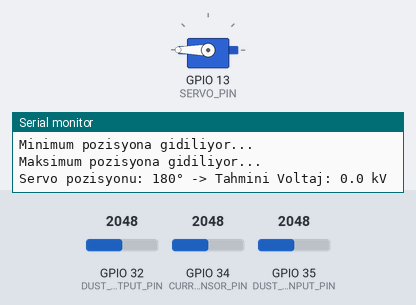
Simulated run of this sketch. Board: ESP32. Shown: servo, the last lines printed to the serial monitor. Inputs (shaded band) come from the test bench; at power-on: GPIO 34 (CURRENT_SENSOR_PIN) = 2048, GPIO 32 (DUST_SENSOR_OUTPUT_PIN) = 2048, GPIO 35 (DUST_SENSOR_INPUT_PIN) = 2048.

Above: at 3.1 s.
At 7.39 s:
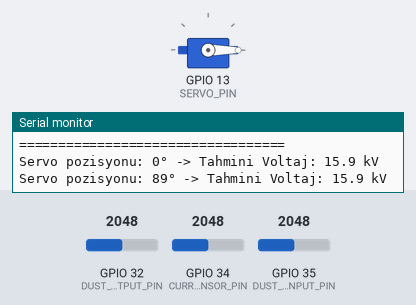
7.4 s: GPIO 34 (CURRENT_SENSOR_PIN) set to 2866
10.4 s: GPIO 34 (CURRENT_SENSOR_PIN) set to 3603
At 17.2 s:
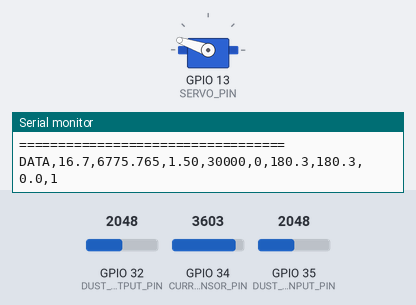
Timing chart, 0 to 18.7 s (numbered marks = the images above; inputs shaded):
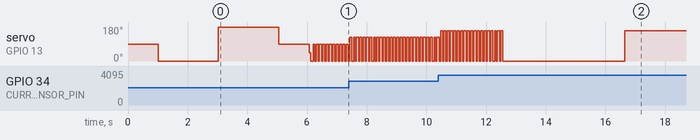

The sketch:

esp32_espfilter_1.ino
```cpp
// Pin Tanımlamaları
#define SERVO_PIN 13
#define CURRENT_SENSOR_PIN 34        // Korona akımı ölçümü
#define DUST_SENSOR_INPUT_PIN 35     // Filtre girişi
#define DUST_SENSOR_OUTPUT_PIN 32    // Filtre çıkışı
#define VOLTAGE_FEEDBACK_PIN 33      // Çıkış voltajı izleme (opsiyonel)
#define LED_BUILTIN 2
// Servo ayarları
#define SERVO_MIN_PULSE 500
#define SERVO_MAX_PULSE 2500
#define SERVO_MIN_ANGLE 0
#define SERVO_MAX_ANGLE 180

// PID Parametreleri (Korona akımı kontrolü için)
#define TARGET_CURRENT_MIN 0.1       // Minimum korona akımı (mA)
#define TARGET_CURRENT_MAX 5.0       // Maksimum korona akımı (mA)
#define DEFAULT_TARGET_CURRENT 1.5   // Başlangıç hedef akımı (mA)

// Korona voltaj aralığı (tahmini)
#define CORONA_VOLTAGE_MIN 5000      // Minimum çalışma voltajı (V)
#define CORONA_VOLTAGE_MAX 30000     // Maksimum çalışma voltajı (V)

// Güvenlik limitleri
#define MAX_SAFE_CURRENT 4.5         // Maksimum güvenli akım (mA)
#define OVERCURRENT_TIMEOUT 5000     // Aşırı akım süresi (ms)
#include <Wire.h>
#include <ESP32Servo.h>
#include <PID_v1.h>

// Servo nesnesi
Servo voltageControlServo;

// PID Kontrol Değişkenleri (AKIM bazlı)
double pidSetpoint, pidInput, pidOutput;

// PID parametreleri - Korona akım kontrolü için optimize
// DİKKAT: Bu değerler deneme-yanılma ile ayarlanmalı
double Kp = 2.0;    // Oransal kazanç
double Ki = 0.5;    // İntegral kazanç
double Kd = 0.1;    // Türev kazanç

// PID kontrolcü
PID coronaPID(&pidInput, &pidOutput, &pidSetpoint, Kp, Ki, Kd, DIRECT);

// Sistem değişkenleri
float coronaCurrent = 0;            // Korona akımı (mA)
float targetCoronaCurrent = DEFAULT_TARGET_CURRENT;
float dustInputConcentration = 0;   // Giriş toz konsantrasyonu
float dustOutputConcentration = 0;  // Çıkış toz konsantrasyonu
float filterEfficiency = 0;         // Filtre verimliliği (%)
int servoAngle = 90;                // Mevcut servo açısı
float estimatedVoltage = 0;         // Tahmini çıkış voltajı

// Kalibrasyon değerleri
const float CURRENT_SENSOR_SENSITIVITY = 0.185; // ACS712 için (V/A)
const float CURRENT_SENSOR_OFFSET = 1.65;       // 2.5V = 0A

// Güvenlik değişkenleri
bool safetyLock = false;
unsigned long overcurrentStartTime = 0;
float readDustSensor(int pin) {
    // GP2Y1010AU0F toz sensörü için okuma fonksiyonu

    // LED'i aç
    pinMode(pin, OUTPUT);
    digitalWrite(pin, LOW);
    delayMicroseconds(280);

    // Analog okuma
    int sensorValue = analogRead(pin);

    // LED'i kapat
    delayMicroseconds(40);
    digitalWrite(pin, HIGH);
    delayMicroseconds(9680);

    // Gerilimi hesapla (ESP32 ADC referansı 3.3V)
    float voltage = sensorValue * (3.3 / 4095.0);

    // Toz yoğunluğu hesaplama (μg/m³)
    // GP2Y1010AU0F için formül: dust = 0.17 * voltage - 0.1
    float dustDensity = (0.17 * voltage - 0.1) * 1000;

    // Negatif değerleri sıfırla
    if (dustDensity < 0) {
        dustDensity = 0;
    }

    return dustDensity;
}
float readCoronaCurrent() {
    // Hassas akım ölçümü için ortalama alma
    const int NUM_SAMPLES = 50;
    long sum = 0;

    for (int i = 0; i < NUM_SAMPLES; i++) {
        sum += analogRead(CURRENT_SENSOR_PIN);
        delayMicroseconds(100);  // Örnekleme aralığı
    }

    float averageADC = sum / (float)NUM_SAMPLES;

    // ADC'yi volta çevir (ESP32: 0-3.3V, 0-4095)
    float voltage = (averageADC / 4095.0) * 3.3;

    // Akım hesaplama (ACS712 5A)
    // 2.5V = 0A, 0.185V/A sensitivite
    float currentAmps = (voltage - CURRENT_SENSOR_OFFSET) / CURRENT_SENSOR_SENSITIVITY;

    // mA'ye çevir ve pozitif yap
    float currentmA = abs(currentAmps * 1000.0);

    // Düşük seviye gürültü filtresi
    if (currentmA < 0.05) {
        currentmA = 0.0;
    }

    return currentmA;
}
float estimateCoronaVoltage() {
    // Korona akımına göre voltaj tahmini
    // Bu formül sisteminize göre kalibre edilmelidir

    if (coronaCurrent < 0.1) {
        return 0;  // Korona başlamadı
    }

    // Lineer yaklaşım (gerçek değerler kalibrasyonla belirlenmeli)
    // Korona voltajı ≈ sabit + (akım × empedans)
    const float BASE_VOLTAGE = 5000.0;    // Korona başlangıç voltajı
    const float IMPEDANCE_FACTOR = 5000.0; // Sistem empedansı

    float estimatedV = BASE_VOLTAGE + (coronaCurrent * IMPEDANCE_FACTOR);

    // Maksimum voltaj sınırı
    if (estimatedV > CORONA_VOLTAGE_MAX) {
        estimatedV = CORONA_VOLTAGE_MAX;
    }

    return estimatedV;
}
void setupPIDController() {
    // PID parametrelerini ayarla
    pidInput = readCoronaCurrent();
    pidSetpoint = targetCoronaCurrent;

    // PID sınırlarını belirle
    coronaPID.SetOutputLimits(SERVO_MIN_ANGLE, SERVO_MAX_ANGLE);
    coronaPID.SetSampleTime(100);  // 100ms örnekleme
    coronaPID.SetMode(AUTOMATIC);

    // PID penceresi modu (opsiyonel, daha stabil kontrol için)
    coronaPID.SetControllerDirection(DIRECT);

    Serial.println("PID Kontrolcü başlatıldı");
    Serial.print("Hedef Korona Akımı: ");
    Serial.print(pidSetpoint, 2);
    Serial.println(" mA");
}

void updatePIDControl() {
    // Gerçek zamanlı akım ölçümü
    coronaCurrent = readCoronaCurrent();
    pidInput = coronaCurrent;

    // PID hesaplaması
    coronaPID.Compute();

    // Servo pozisyonunu güncelle
    servoAngle = (int)pidOutput;
    setServoPosition(servoAngle);

    // Voltaj tahmini
    estimatedVoltage = estimateCoronaVoltage();

    // Güvenlik kontrolleri
    performSafetyChecks();

    // Verimlilik hesaplama
    calculateFilterEfficiency();
}
void setServoPosition(int angle) {
    // Açı sınırlarını kontrol et
    angle = constrain(angle, SERVO_MIN_ANGLE, SERVO_MAX_ANGLE);

    // Servo pozisyonunu ayarla
    voltageControlServo.write(angle);

    // Pozisyon değişikliği için bekle (servo hızına bağlı)
    delay(20);

    // Debug bilgisi
    static int lastAngle = -1;
    if (abs(angle - lastAngle) > 2) {  // 2 dereceden fazla değişimde
        Serial.print("Servo pozisyonu: ");
        Serial.print(angle);
        Serial.print("° -> Tahmini Voltaj: ");
        Serial.print(estimatedVoltage / 1000.0, 1);
        Serial.println(" kV");
        lastAngle = angle;
    }
}

void calibrateServoRange() {
    Serial.println("Servo kalibrasyonu başlıyor...");

    // Minimum pozisyon
    Serial.println("Minimum pozisyona gidiliyor...");
    setServoPosition(SERVO_MIN_ANGLE);
    delay(2000);

    // Maksimum pozisyon
    Serial.println("Maksimum pozisyona gidiliyor...");
    setServoPosition(SERVO_MAX_ANGLE);
    delay(2000);

    // Orta nokta
    Serial.println("Orta pozisyona gidiliyor...");
    setServoPosition((SERVO_MIN_ANGLE + SERVO_MAX_ANGLE) / 2);
    delay(1000);

    Serial.println("Servo kalibrasyonu tamamlandı.");
}
void readDustSensors() {
    // Giriş toz sensörü
    dustInputConcentration = readDustSensor(DUST_SENSOR_INPUT_PIN);

    // Çıkış toz sensörü
    dustOutputConcentration = readDustSensor(DUST_SENSOR_OUTPUT_PIN);

    // Kısa süreli filtreleme (ani değişimleri yumuşat)
    static float filteredInput = 0;
    static float filteredOutput = 0;
    const float FILTER_FACTOR = 0.1;

    filteredInput = (FILTER_FACTOR * dustInputConcentration) +
                   ((1 - FILTER_FACTOR) * filteredInput);
    filteredOutput = (FILTER_FACTOR * dustOutputConcentration) +
                    ((1 - FILTER_FACTOR) * filteredOutput);

    dustInputConcentration = filteredInput;
    dustOutputConcentration = filteredOutput;
}

float calculateFilterEfficiency() {
    readDustSensors();

    // Verimlilik hesaplama
    if (dustInputConcentration <= 0) {
        filterEfficiency = 100.0;  // Girişte toz yok
    } else {
        filterEfficiency = 100.0 * (1.0 - (dustOutputConcentration / dustInputConcentration));

        // Sınırları koru
        filterEfficiency = constrain(filterEfficiency, 0.0, 100.0);
    }

    return filterEfficiency;
}

void adjustTargetCurrentBasedOnEfficiency() {
    // Verimliliğe göre hedef akımı otomatik ayarla
    static unsigned long lastAdjustment = 0;

    if (millis() - lastAdjustment > 30000) {  // Her 30 saniyede bir
        lastAdjustment = millis();

        if (filterEfficiency < 70.0 && targetCoronaCurrent < TARGET_CURRENT_MAX) {
            // Verimlilik düşük, akımı artır
            targetCoronaCurrent = min(targetCoronaCurrent * 1.2, TARGET_CURRENT_MAX);
            pidSetpoint = targetCoronaCurrent;
            Serial.println("Verimlilik düşük -> Akım artırıldı");
        }
        else if (filterEfficiency > 95.0 && targetCoronaCurrent > TARGET_CURRENT_MIN * 1.5) {
            // Verimlilik çok yüksek, akımı azalt (enerji tasarrufu)
            targetCoronaCurrent = max(targetCoronaCurrent * 0.8, TARGET_CURRENT_MIN);
            pidSetpoint = targetCoronaCurrent;
            Serial.println("Yüksek verimlilik -> Akım azaltıldı (tasarruf)");
        }
    }
}
void performSafetyChecks() {
    // Aşırı akım kontrolü
    if (coronaCurrent > MAX_SAFE_CURRENT) {
        if (overcurrentStartTime == 0) {
            overcurrentStartTime = millis();
            Serial.println("UYARI: Aşırı akım tespit edildi!");
        }

        // Aşırı akım süresi kontrolü
        if (millis() - overcurrentStartTime > OVERCURRENT_TIMEOUT) {
            emergencyShutdown("Uzun süreli aşırı akım!");
        }
    } else {
        overcurrentStartTime = 0;  // Sıfırla
    }

    // Ark (spark) tespiti (hızlı akım artışı)
    static float lastCurrent = 0;
    float currentRiseRate = abs(coronaCurrent - lastCurrent);

    if (currentRiseRate > 2.0) {  // 2mA/100ms'den fazla artış
        Serial.println("UYARI: Hızlı akım artışı! Olası ark tespiti.");
        // Servoyu geri çek (voltajı düşür)
        setServoPosition(servoAngle - 20);
    }
    lastCurrent = coronaCurrent;

    // Voltaj sınırı kontrolü
    if (estimatedVoltage > CORONA_VOLTAGE_MAX) {
        emergencyShutdown("Aşırı voltaj tespit edildi!");
    }
}

void emergencyShutdown(String reason) {
    Serial.println("ACİL DURUM: " + reason);
    Serial.println("Sistem kapatılıyor...");

    // Servoyu minimum pozisyona getir (voltajı sıfırla)
    setServoPosition(SERVO_MIN_ANGLE);

    // PID'yi durdur
    coronaPID.SetMode(MANUAL);

    // Güvenlik kilidi
    safetyLock = true;

    // Alarm ver (LED veya buzzer)
    for (int i = 0; i < 10; i++) {
        digitalWrite(LED_BUILTIN, HIGH);
        delay(200);
        digitalWrite(LED_BUILTIN, LOW);
        delay(200);
    }

    Serial.println("Lütfen sistemi kontrol edin ve yeniden başlatın.");
}
void setupManualControl() {
    // Potansiyometre veya butonlarla manuel kontrol
    // Bu fonksiyon setup() içinde çağrılır
    pinMode(34, INPUT);  // Potansiyometre için
}

void checkManualOverride() {
    // Manuel kontrol modu için
    int potValue = analogRead(34);

    if (potValue < 100) {
        // Otomatik mod
        coronaPID.SetMode(AUTOMATIC);
        Serial.println("Otomatik mod aktif");
    }
    else if (potValue > 4000) {
        // Manuel mod - sabit voltaj
        coronaPID.SetMode(MANUAL);
        setServoPosition(120);  // Sabit pozisyon
        Serial.println("Manuel mod aktif - Sabit voltaj");
    }
    else {
        // Manuel mod - pot ile kontrol
        coronaPID.SetMode(MANUAL);
        int manualAngle = map(potValue, 100, 4000, SERVO_MIN_ANGLE, SERVO_MAX_ANGLE);
        setServoPosition(manualAngle);

        static int lastManualAngle = -1;
        if (manualAngle != lastManualAngle) {
            Serial.print("Manuel kontrol: ");
            Serial.print(manualAngle);
            Serial.println("°");
            lastManualAngle = manualAngle;
        }
    }
}
void displaySystemStatus() {
    static unsigned long lastDisplay = 0;

    if (millis() - lastDisplay > 1000) {  // Her 1 saniyede
        lastDisplay = millis();

        Serial.println("\n=== KORONA FİLTRE SİSTEM DURUMU ===");
        Serial.print("Korona Akımı: ");
        Serial.print(coronaCurrent, 2);
        Serial.print(" mA / Hedef: ");
        Serial.print(targetCoronaCurrent, 2);
        Serial.println(" mA");

        Serial.print("Tahmini Voltaj: ");
        Serial.print(estimatedVoltage / 1000.0, 1);
        Serial.println(" kV");

        Serial.print("Servo Pozisyonu: ");
        Serial.print(servoAngle);
        Serial.println("°");

        Serial.print("Filtre Verimliliği: ");
        Serial.print(filterEfficiency, 1);
        Serial.println(" %");

        Serial.print("Giriş Tozu: ");
        Serial.print(dustInputConcentration, 0);
        Serial.print(" μg/m³ | Çıkış Tozu: ");
        Serial.print(dustOutputConcentration, 0);
        Serial.println(" μg/m³");

        Serial.print("PID Çıkış: ");
        Serial.println(pidOutput, 1);

        if (safetyLock) {
            Serial.println("!!! GÜVENLİK KİLİDİ AKTİF !!!");
        }

        Serial.println("==================================\n");
    }
}

void logSystemData() {
    // SD kart veya seri porta veri kaydı
    static unsigned long lastLog = 0;

    if (millis() - lastLog > 5000) {  // Her 5 saniyede
        lastLog = millis();

        // CSV formatında kayıt
        Serial.print("DATA,");
        Serial.print(millis() / 1000.0, 1);
        Serial.print(",");
        Serial.print(coronaCurrent, 3);
        Serial.print(",");
        Serial.print(targetCoronaCurrent, 2);
        Serial.print(",");
        Serial.print(estimatedVoltage, 0);
        Serial.print(",");
        Serial.print(servoAngle);
        Serial.print(",");
        Serial.print(dustInputConcentration, 1);
        Serial.print(",");
        Serial.print(dustOutputConcentration, 1);
        Serial.print(",");
        Serial.print(filterEfficiency, 1);
        Serial.print(",");
        Serial.println(safetyLock ? "1" : "0");
    }
}
void setup() {
    Serial.begin(115200);
    delay(1000);

    Serial.println("KORONA DEŞARJLI HAVA FİLTRESİ SİSTEMİ");
    Serial.println("=====================================");

    // Servo motoru başlat
    voltageControlServo.attach(SERVO_PIN, SERVO_MIN_PULSE, SERVO_MAX_PULSE);

    // Kalibrasyon
    calibrateServoRange();

    // PID kontrolcüyü başlat
    setupPIDController();

    // Manuel kontrol için
    setupManualControl();

    // Başlangıç pozisyonu (güvenli başlangıç)
    setServoPosition(45);  // Düşük voltajda başla

    Serial.println("\nSistem başlatıldı. Korona akımı kontrolü aktif.");
    Serial.println("DİKKAT: Yüksek voltaj tehlikesi! Güvenlik önlemlerini alın.");
}
void loop() {
    static unsigned long lastPIDUpdate = 0;
    static unsigned long lastEfficiencyUpdate = 0;

    // PID güncelleme (100ms'de bir)
    if (millis() - lastPIDUpdate >= 100 && !safetyLock) {
        lastPIDUpdate = millis();
        updatePIDControl();
    }

    // Verimlilik hesaplama (2 saniyede bir)
    if (millis() - lastEfficiencyUpdate >= 2000) {
        lastEfficiencyUpdate = millis();
        calculateFilterEfficiency();

        // Verimliliğe göre otomatik ayar (opsiyonel)
        adjustTargetCurrentBasedOnEfficiency();
    }

    // Manuel kontrol kontrolü
    checkManualOverride();

    // Sistem durumunu göster
    displaySystemStatus();

    // Veri kaydı
    logSystemData();

    // Güvenlik kilidi kontrolü
    if (safetyLock) {
        // Kilidi sadece yeniden başlatma ile kaldır
        delay(1000);
    }
}
void runCalibration() {
    Serial.println("\n=== SİSTEM KALİBRASYONU ===");

    // 1. Servo kalibrasyonu
    calibrateServoRange();

    // 2. Akım sensörü kalibrasyonu
    Serial.println("Akım sensörü kalibrasyonu...");
    Serial.println("Lütfen yük bağlı değilken bekleyin (3 sn)...");
    delay(3000);

    float zeroCurrent = readCoronaCurrent();
    Serial.print("Sıfır akım okuması: ");
    Serial.print(zeroCurrent, 3);
    Serial.println(" mA");

    // 3. Voltaj-akım karakteristiği çıkarma
    Serial.println("\nVoltaj-akım karakteristiği çıkarılıyor...");
    Serial.println("DİKKAT: Bu işlem yüksek voltaj üretecektir!");
    Serial.println("3 saniye içinde başlayacak...");
    delay(3000);

    for (int angle = 30; angle <= 150; angle += 10) {
        setServoPosition(angle);
        delay(2000);  // Kararlı duruma gelmesini bekle

        float current = readCoronaCurrent();
        float voltage = estimateCoronaVoltage();

        Serial.print("Açı: ");
        Serial.print(angle);
        Serial.print("° -> Akım: ");
        Serial.print(current, 2);
        Serial.print(" mA, Tahmini Voltaj: ");
        Serial.print(voltage / 1000.0, 1);
        Serial.println(" kV");

        // Güvenlik kontrolü
        if (current > MAX_SAFE_CURRENT) {
            Serial.println("Aşırı akım! Kalibrasyon durduruluyor.");
            break;
        }
    }

    // Güvenli pozisyona dön
    setServoPosition(45);

    Serial.println("Kalibrasyon tamamlandı.");
}
```
